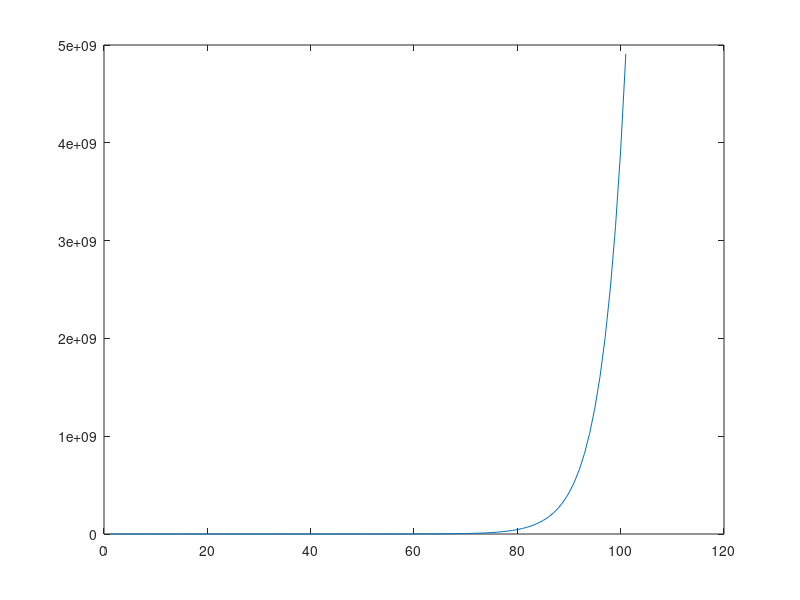
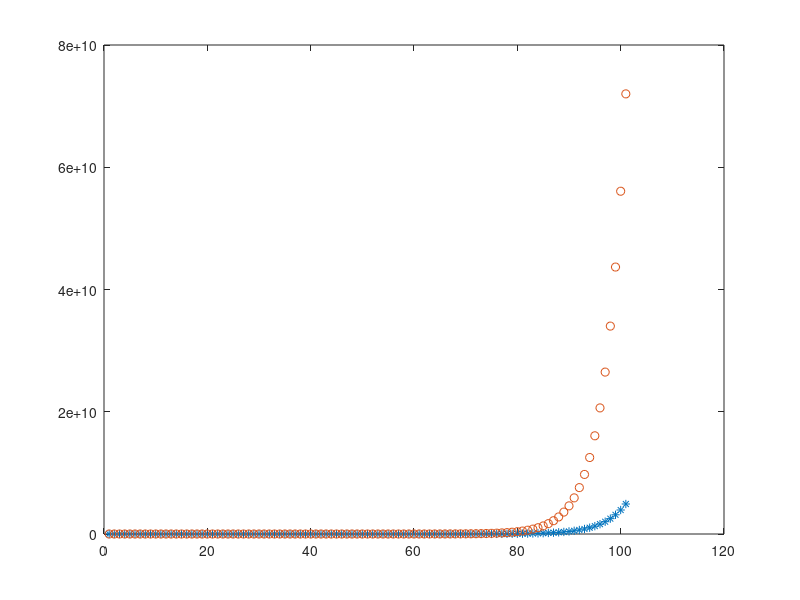

Write the MATLAB code that produced these figures, in order. (Note: this script raises an error after producing the figures.)
% MATH 449 - Notes
% Sept 04
close all
clear

n = 100;
a = 1;
r = 1;
h = 0.25;

x(1) = a;
y(1) = a;
t(1) = 0;

for k=1:n
    x(k+1)=x(k)+h*r*x(k); % factoring doesnt reduce the number of computations
    y(k+1)=a*exp(r*k*h); % t = k*h
    t(k+1)=k*h;
end

plot(x)
pause() % wont do anything until you hit enter

figure
plot(x, '*')
hold on
plot(y, 'o')

pause()
figure
polarplot(x, 1, '*')

pause()
figure
for j=1:n
    plot(t(1:j), x(1:j))
    axis([-0.25 n*h 0 10000])
    pause(0.25)
end




